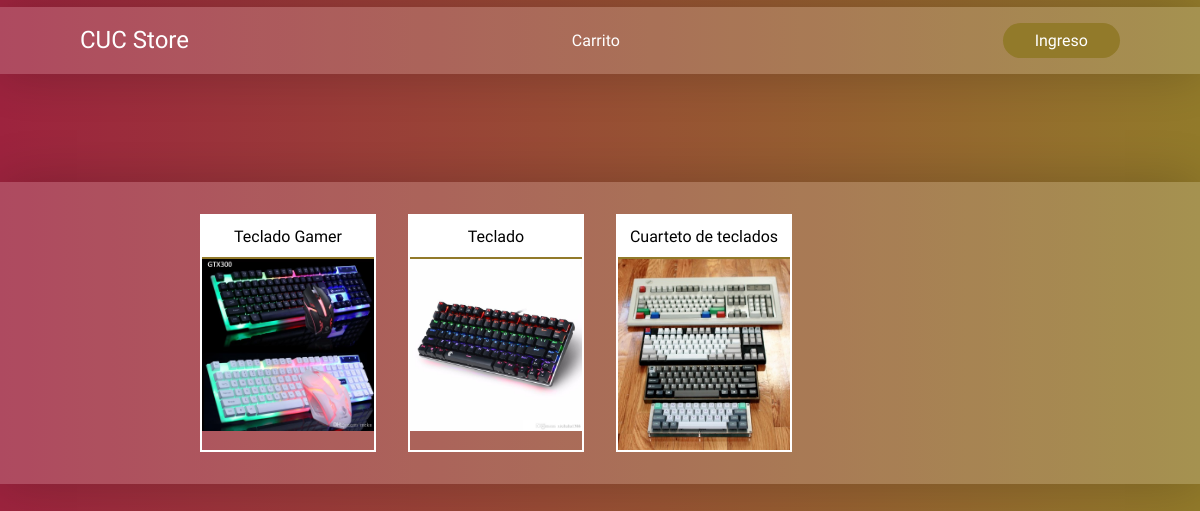
The page / on the database its author committed.
### tables this page shows
CREATE TABLE `inventario`  (
  `id` int NOT NULL AUTO_INCREMENT,
  `nombre` varchar(30) NULL DEFAULT NULL,
  `precio` varchar(15) NULL DEFAULT NULL,
  `cantidad` int NULL DEFAULT NULL,
  `imagen` varchar(25) NULL DEFAULT NULL,
  PRIMARY KEY (`id`) USING BTREE
);

### app/controladores/Pagina.php (called while the page is built, shortened)
<?php
	class Pagina extends Controlador{
        public function index(){
            $datos['productos'] = $this->modelo('Inventario')->productos();
			$this->vista('home', $datos);
        }
    }
?>

### app/librerias/Core.php (called while the page is built, shortened)
<?php
	class Core {
		protected $controladorActual = 'Pagina';
		protected $metodoActual = 'index';
		public function __construct(){
			$url = $this->getUrl();
			if (isset($url) && file_exists('../app/controladores/'.ucwords($url[0]).'.php')) {
				$this->controladorActual = ucwords($url[0]);
				unset($url[0]);
				require_once '../app/controladores/'.$this->controladorActual.'.php';
				$this->controladorActual = new $this->controladorActual;
				if (isset($url[1])) {
					if (method_exists($this->controladorActual, $url[1])) {
						$this->metodoActual = $url[1];
						unset($url[1]);
					}
				}
			}else{
				$this->controladorActual = new $this->controladorActual;
			}
			$this->parametros = $url ? array_values($url) : [];
			call_user_func_array([$this->controladorActual, $this->metodoActual], $this->parametros);
		}
	}
?>

### public/index.php (called while the page is built, shortened)
<?php
	$iniciar = new Core;
?>

### app/librerias/Base.php (called while the page is built, shortened)
<?php
	class Base{
		private $host = DB_HOST;
		private $usuario = DB_USUARIO;
		private $password = DB_PASSWORD;
		private $nombre_base = DB_NOMBRE;
		private $dbh;
		private $stmt;
		public function __construct(){
			$dsn = 'mysql:host='.$this->host.';dbname='.$this->nombre_base;
			$opciones = array(
					PDO::ATTR_PERSISTENT => true,
					PDO::ATTR_ERRMODE => PDO::ERRMODE_EXCEPTION
				);
			try {
				$this->dbh = new PDO($dsn,$this->usuario,$this->password, $opciones);
				$this->dbh->exec('set names utf8');
			} catch (PDOException $e) {
				$this->error =$e->getMessage();
				echo $this->error;
			}
		}
		public function query($sql){
			$this->stmt = $this->dbh->prepare($sql);
		}
		public function execute(){
			return $this->stmt->execute();
		}
		public function registros(){
			$this->execute();
			return $this->stmt->fetchAll(PDO::FETCH_OBJ);
		}
	}
?>

### app/modelos/Inventario.php (called while the page is built, shortened)
<?php
	class Inventario{
		private $db;
		public function __construct(){
			$this->db = new Base;
		}
		public function productos(){
			$this->db->query("SELECT id, nombre, precio, cantidad, imagen FROM inventario
							WHERE cantidad>0");
			$R = $this->db->registros();
			if($R==[]){
				return false;
			}else{
				return $R;
			}
		}
	}
?>

### app/vistas/home.php (the view, shortened to what this page needs)
<?php include_once(RUTA_APP.'/vistas/componentes/header.php')?>
    <link rel="stylesheet" href="<?php echo RUTA_URL?>/css/home.css">
</head>
<body>
<?php include_once(RUTA_APP.'/vistas/componentes/navbar.php')?>
    <div class="container">
        <div class="productos">
<?php if($datos['productos']): ?>
            <?php foreach($datos['productos'] as $key): ?>
            <div class="producto-item">
                <div class="producto-nom">
                    <p><?php echo $key->nombre?></p>
                </div>
                <div class="producto-img">
                    <img src="img/productos/<?php echo $key->imagen?>">
                </div>
            </div>
            <?php endforeach; ?>
<?php else: ?>
                <h2>Los sentimos, actualmente no hay productos disponibles</h2>
<?php endif; ?>
        </div>
    </div>
</body>
</html>

### public/css/global.css (style rules this page uses)
* { margin: 0; padding: 0; font-family: 'Hammersmith One', sans-serif; box-sizing: border-box; }
body { height: 100vh; background: linear-gradient(to right, #9d233e, #927a2a); }
.container { background-color: rgba(252, 252, 252, 0.178); position: relative; width: 100%; height:auto; margin: 2rem 0; display: flex; justify-content: space-between; align-items: center; padding: 1rem 5rem; box-shadow: 0px 0px 50px rgba(0, 0, 0, 0.2); }

### public/css/home.css (style rules this page uses)
.productos { display: flex; flex-wrap: wrap; max-width: 100%; margin-left: auto; margin-right: auto; }
.producto-item { position: relative; box-sizing: border-box; width: calc(50% - 2em); overflow: hidden; border: 2px solid #fff; margin: 1em; cursor: pointer; }
.producto-item .producto-img { width: 100%; overflow: hidden; }
.producto-item img { width: 100%; display: block; transition: all 0.3s; }
.producto-item .producto-nom { text-align: center; padding: .7em; background-color: #fff; border-bottom: 2px solid #927a2a; }
@media (min-width: 600px) { .producto-item { width: calc(33.33% - 2em); } }
@media (min-width: 1000px) { .productos { max-width: 80%; } }
@media (min-width: 1000px) { .producto-item { width: calc(25% - 2em); } }

### rows shown on the page
inventario: nombre "Teclado Gamer", imagen (picture)
inventario: nombre "Teclado", imagen (picture)
inventario: nombre "Cuarteto de teclados", imagen (picture)
